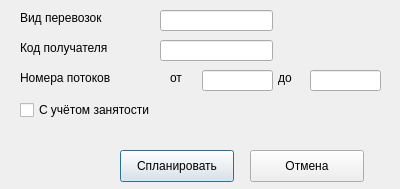
<?xml version="1.0" encoding="UTF-8"?>
<ui version="4.0">
 <class>WidgetPlanStream</class>
 <widget class="QDialog" name="WidgetPlanStream">
  <property name="geometry">
   <rect>
    <x>0</x>
    <y>0</y>
    <width>400</width>
    <height>189</height>
   </rect>
  </property>
  <property name="windowTitle">
   <string>Form</string>
  </property>
  <widget class="QPushButton" name="pushButton_Send">
   <property name="geometry">
    <rect>
     <x>120</x>
     <y>150</y>
     <width>114</width>
     <height>32</height>
    </rect>
   </property>
   <property name="text">
    <string>Спланировать</string>
   </property>
  </widget>
  <widget class="QPushButton" name="pushButton_Cancel">
   <property name="geometry">
    <rect>
     <x>250</x>
     <y>150</y>
     <width>114</width>
     <height>32</height>
    </rect>
   </property>
   <property name="text">
    <string>Отмена</string>
   </property>
  </widget>
  <widget class="QLabel" name="label_3">
   <property name="geometry">
    <rect>
     <x>20</x>
     <y>70</y>
     <width>111</width>
     <height>16</height>
    </rect>
   </property>
   <property name="text">
    <string>Номера потоков</string>
   </property>
  </widget>
  <widget class="QLabel" name="label_5">
   <property name="geometry">
    <rect>
     <x>278</x>
     <y>70</y>
     <width>21</width>
     <height>16</height>
    </rect>
   </property>
   <property name="text">
    <string>до</string>
   </property>
  </widget>
  <widget class="QLineEdit" name="lineEdit_NP_End">
   <property name="geometry">
    <rect>
     <x>310</x>
     <y>70</y>
     <width>71</width>
     <height>21</height>
    </rect>
   </property>
  </widget>
  <widget class="QLineEdit" name="lineEdit_KP">
   <property name="geometry">
    <rect>
     <x>160</x>
     <y>40</y>
     <width>113</width>
     <height>21</height>
    </rect>
   </property>
  </widget>
  <widget class="QLineEdit" name="lineEdit_VP">
   <property name="geometry">
    <rect>
     <x>160</x>
     <y>10</y>
     <width>113</width>
     <height>21</height>
    </rect>
   </property>
  </widget>
  <widget class="QLineEdit" name="lineEdit_NP_Start">
   <property name="geometry">
    <rect>
     <x>202</x>
     <y>70</y>
     <width>71</width>
     <height>21</height>
    </rect>
   </property>
  </widget>
  <widget class="QLabel" name="label">
   <property name="geometry">
    <rect>
     <x>20</x>
     <y>10</y>
     <width>111</width>
     <height>16</height>
    </rect>
   </property>
   <property name="text">
    <string>Вид перевозок</string>
   </property>
  </widget>
  <widget class="QLabel" name="label_4">
   <property name="geometry">
    <rect>
     <x>170</x>
     <y>70</y>
     <width>21</width>
     <height>16</height>
    </rect>
   </property>
   <property name="text">
    <string>от</string>
   </property>
  </widget>
  <widget class="QLabel" name="label_2">
   <property name="geometry">
    <rect>
     <x>20</x>
     <y>40</y>
     <width>111</width>
     <height>16</height>
    </rect>
   </property>
   <property name="text">
    <string>Код получателя</string>
   </property>
  </widget>
  <widget class="QCheckBox" name="checkBox_SUZ">
   <property name="geometry">
    <rect>
     <x>20</x>
     <y>100</y>
     <width>151</width>
     <height>20</height>
    </rect>
   </property>
   <property name="text">
    <string>С учётом занятости</string>
   </property>
  </widget>
 </widget>
 <tabstops>
  <tabstop>lineEdit_VP</tabstop>
  <tabstop>lineEdit_KP</tabstop>
  <tabstop>lineEdit_NP_Start</tabstop>
  <tabstop>lineEdit_NP_End</tabstop>
  <tabstop>checkBox_SUZ</tabstop>
  <tabstop>pushButton_Send</tabstop>
  <tabstop>pushButton_Cancel</tabstop>
 </tabstops>
 <resources/>
 <connections/>
</ui>
